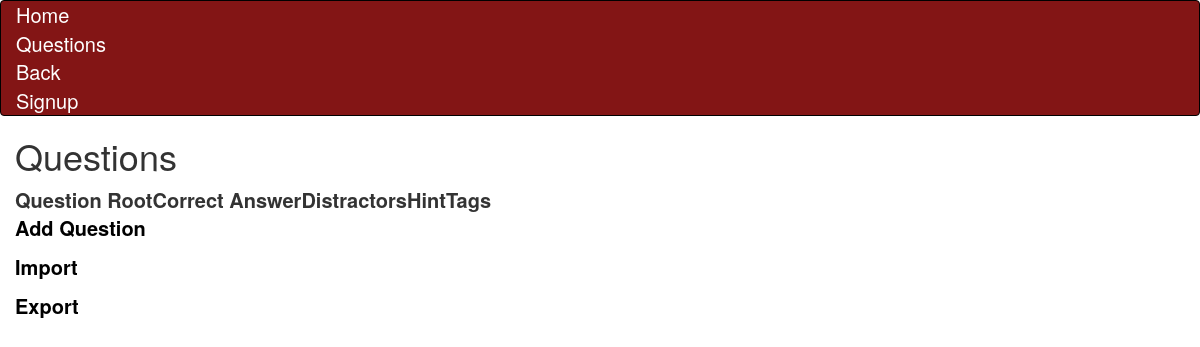
The page /questions/ on the database as committed earlier.
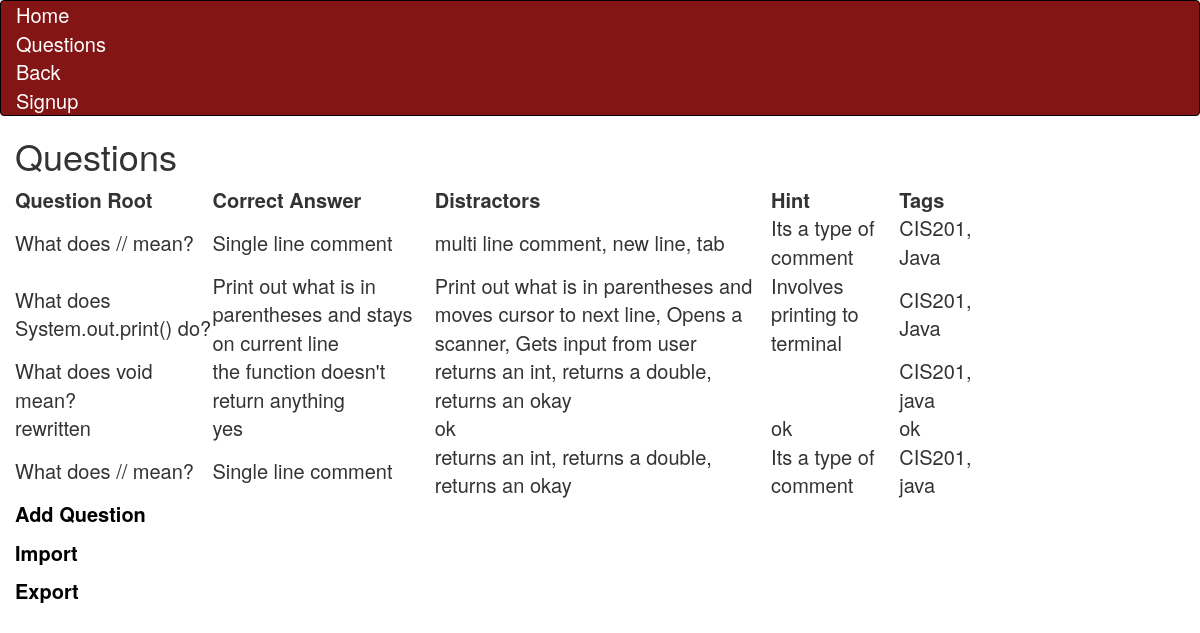
The same page on the database as committed later.
### quiz_home/models.py (models this page shows, shortened)
class fakeMultipleChoiceQuestion(models.Model):
    id = models.AutoField(primary_key=True)
    root =models.TextField(default="")
    correct_answer = models.TextField(default="")
    distractors = models.TextField(default="")
    hint = models.TextField(blank=True, null=True)
    tags =models.TextField(default="")

### quiz_home/views.py (the view, shortened to what this page needs)
# urls.py: path('questions/', views.questionPageView.as_view(), name = 'questionPage'),
class questionPageView(generic.ListView):
    model = fakeMultipleChoiceQuestion
    template_name = 'questionPage.html'

### quiz_home/templates/questionPage.html (shortened to what this page needs)
{% extends "base_generic.html" %}
{% block content %}
<h1>Questions</h1>
    <table>
      <th>Question Root</th>
      <th>Correct Answer</th>
      <th>Distractors</th>
      <th>Hint</th>
      <th>Tags</th>
      {% for question in fakemultiplechoicequestion_list %}
    <tr>
      <p>
        <td> {{question.root}} </td>
        <td> {{question.correct_answer}} </td>
        <td> {{ question.distractors}} </td>
        <td> {{question.hint}} </td>
        <td> {{ question.tags}} </td>
      </p>
    </tr>
    {% endfor %}
    </table>
    <p><strong><a href="add/">Add Question</a></strong></p>
    <p><strong><a href="{% url 'importing'  %}">Import</a></strong></p>
    <p><strong><a href="{% url 'export_xcl'  %}">Export</a></strong></p>
{% endblock %}

### quiz_home/templates/base_generic.html (shortened to what this page needs)
<!DOCTYPE html>
<html lang="en">
<head>
  <link rel="stylesheet" href="https://maxcdn.bootstrapcdn.com/bootstrap/3.3.7/css/bootstrap.min.css">
  {% load static %}
  <link rel="stylesheet" href="{% static 'css/styles.css' %}">
</head>
<body>
    <nav class="navbar navbar-expand-sm bg-light">
        <div class="container-fluid">
            <li class="nav-item">
                <a class="nav-link" href="{% url 'index' %}">Home</a>
            </li>
            <li class="nav-item">
                <a class="nav-link" href="{% url 'questionPage' %}">Questions</a>
            </li>
            <a href="{{ request.META.HTTP_REFERER }}" class="nav-link" class>Back</a>
            <li class="nav-item">
                <a class="nav-link" href="{% url 'studentRegistration' %}">Signup</a>
            </li>
        </div>
    </nav>
  <div class="col-sm-10 ">
  {% block content %}{% endblock %}
  </div>
</body>
</html>

### quiz_home/static/css/styles.css (style rules this page uses)
body { width: 100%; font-size: 20px; }
a { color: black; }
.nav-link { color: white; }
.nav-item { display:block; color:white; justify-content: center; width: 50%; }
.navbar { background-color: #831515; margin:0%; padding: 0%; border: 1px solid rgb(0, 0, 0); }

Rows that differ between the two databases and show on the page:
added fakeMultipleChoiceQuestion: root "What does // mean?", correct_answer "Single line comment", distractors "multi line comment, new line, tab", hint "Its a type of comment", tags "CIS201, Java"
added fakeMultipleChoiceQuestion: root "What does System.out.print() do?", correct_answer "Print out what is in parentheses and stays on current line", distractors "Print out what is in parentheses and moves cursor to next line, Opens a scanner, Gets input from user", hint "Involves printing to terminal", tags "CIS201, Java"
added fakeMultipleChoiceQuestion: root "What does void mean?", correct_answer "the function doesn't return anything", distractors "returns an int, returns a double, returns an okay", tags "CIS201, java"
added fakeMultipleChoiceQuestion: root "rewritten", correct_answer "yes", distractors "ok", hint "ok", tags "ok"
added fakeMultipleChoiceQuestion: root "What does // mean?", correct_answer "Single line comment", distractors "returns an int, returns a double, returns an okay", hint "Its a type of comment", tags "CIS201, java"
